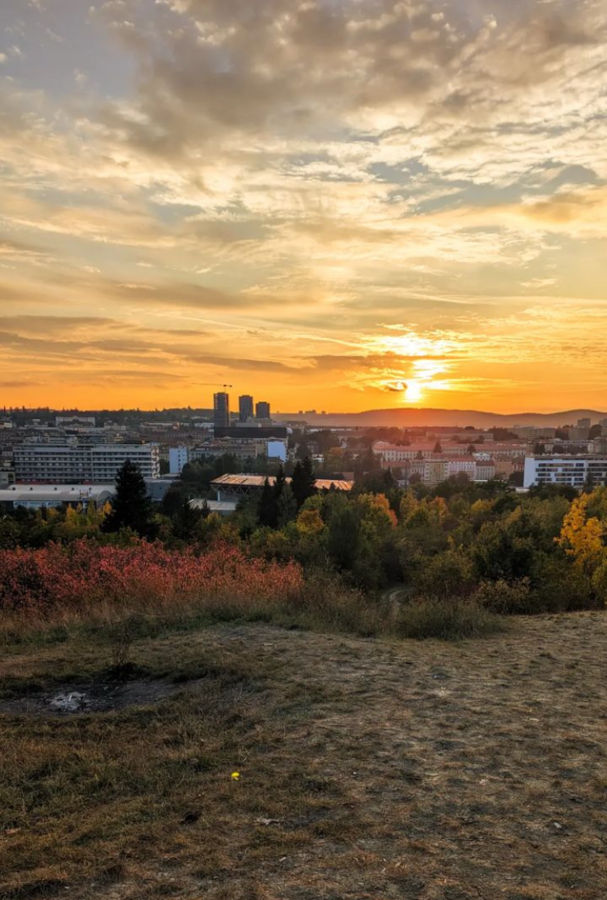
#> input picture 2. vlna/Veľké úlohy/Analýza obrázkov/public_tests/sunrise_sunset/sunrise_sunset0.jpg, 607 x 900 px
$ python histogram.py
#> lines starting #> are read from the running program, lines starting #| are printed output that depends on the picture
import cv2
import matplotlib.pyplot as plt

def generate_histogram(image_path):
    # Read the image
    img = cv2.imread(image_path, 0)  # 0 for grayscale, 1 for color
#> img: shape (900, 607); min 0, max 255, mean 117
    cv2. imshow('image', img)
    # Calculate histogram
    hist = cv2.calcHist([img], [0], None, [256], [0, 256])
#> hist = 256 values, max 5061 at index 56, min 48 at index 255, mean 2134

    # Plot the histogram
    plt.plot(hist)
    plt.title('Histogram')
    plt.xlabel('Pixel Value')
    plt.ylabel('Frequency')
    plt.show()
#> figure, not shown here; curve peaks at x = 56, y = 5061

# Example usage
image_path = 'public_tests/sunrise_sunset/sunrise_sunset0.jpg'
generate_histogram(image_path)
image_path = 'public_tests/sunrise_sunset/sunrise_sunset1.jpg'
generate_histogram(image_path)
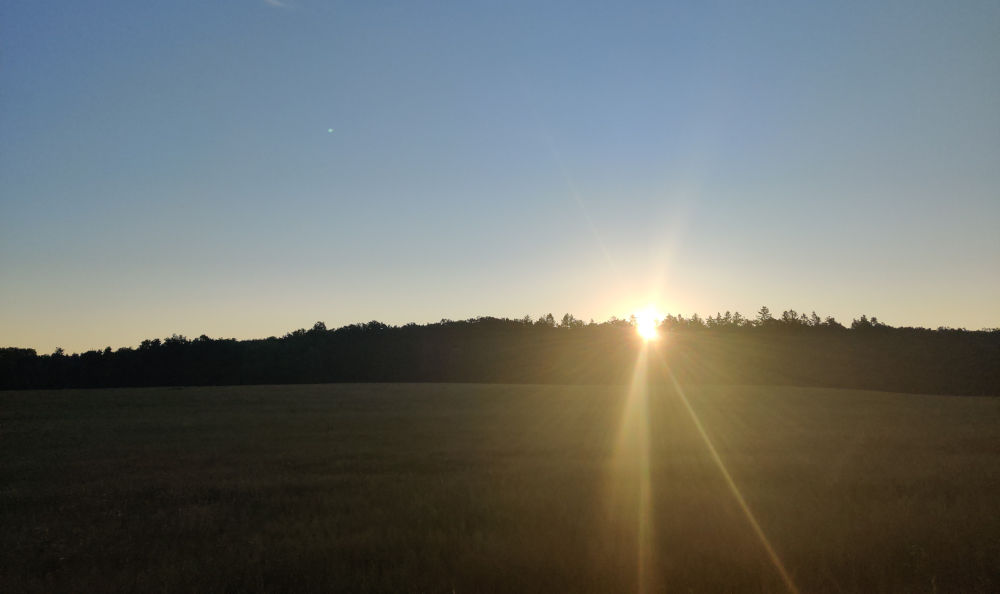
#> input picture 2. vlna/Veľké úlohy/Analýza obrázkov/public_tests/sunrise_sunset/sunrise_sunset1.jpg, 1000 x 594 px
#> in generate_histogram (call 2), `hist = cv2.calcHist([img], [0], None, [256], [0, 256])`: hist = 256 values, max 8555 at index 139, min 0 at index 1, mean 2320.3
image_path = 'public_tests/sunrise_sunset/sunrise_sunset2.jpg'
generate_histogram(image_path)
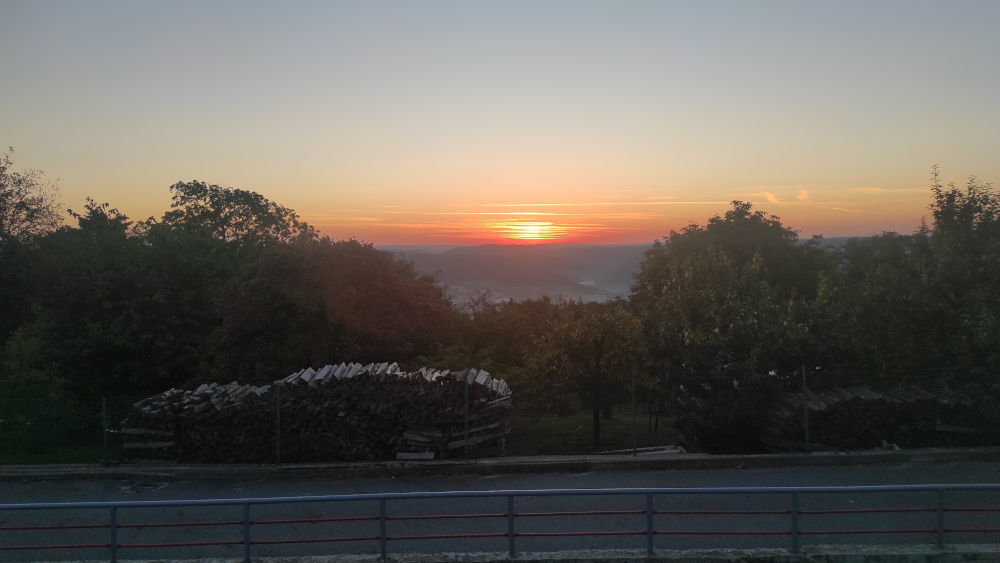
#> input picture 2. vlna/Veľké úlohy/Analýza obrázkov/public_tests/sunrise_sunset/sunrise_sunset2.jpg, 1000 x 563 px
#> in generate_histogram (call 3), `hist = cv2.calcHist([img], [0], None, [256], [0, 256])`: hist = 256 values, max 9421 at index 43, min 1 at index 3, mean 2199.2
image_path = 'public_tests/sunrise_sunset/sunrise_sunset3.jpg'
generate_histogram(image_path)
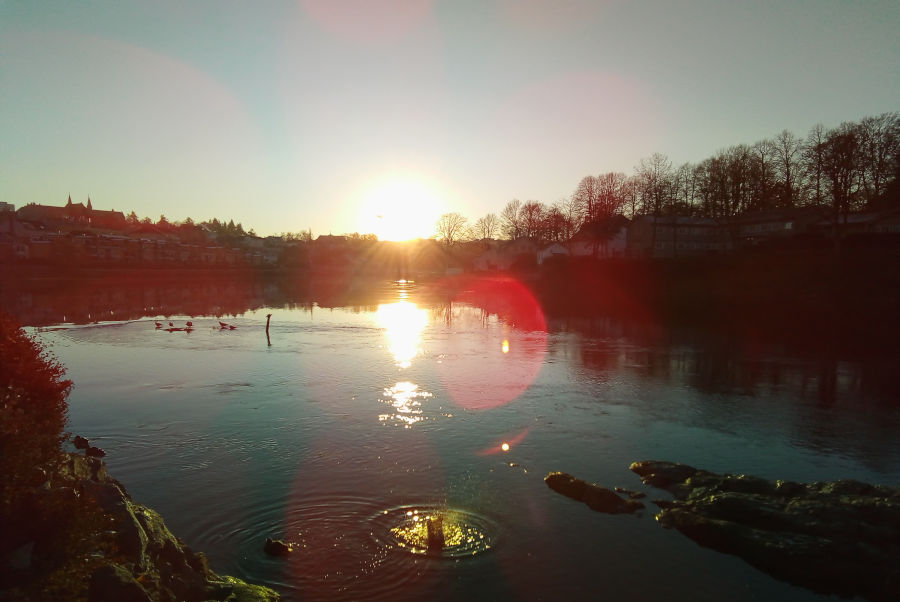
#> input picture 2. vlna/Veľké úlohy/Analýza obrázkov/public_tests/sunrise_sunset/sunrise_sunset3.jpg, 900 x 602 px
#> in generate_histogram (call 4), `hist = cv2.calcHist([img], [0], None, [256], [0, 256])`: hist = 256 values, max 8394 at index 26, min 0 at index 1, mean 2116.4
image_path = 'public_tests/sunrise_sunset/sunrise_sunset4.jpg'
generate_histogram(image_path)
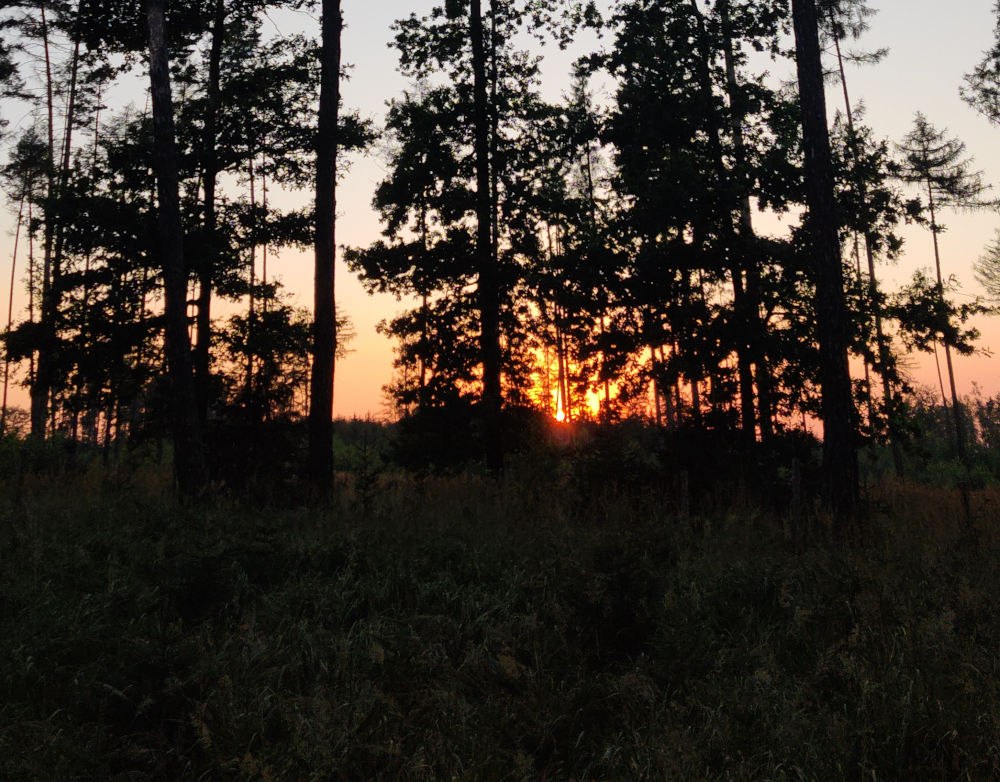
#> input picture 2. vlna/Veľké úlohy/Analýza obrázkov/public_tests/sunrise_sunset/sunrise_sunset4.jpg, 1000 x 782 px
#> in generate_histogram (call 5), `hist = cv2.calcHist([img], [0], None, [256], [0, 256])`: hist = 256 values, max 33722 at index 7, min 17 at index 254, mean 3054.7
image_path = 'public_tests/sunrise_sunset/sunrise_sunset5.jpg'
generate_histogram(image_path)
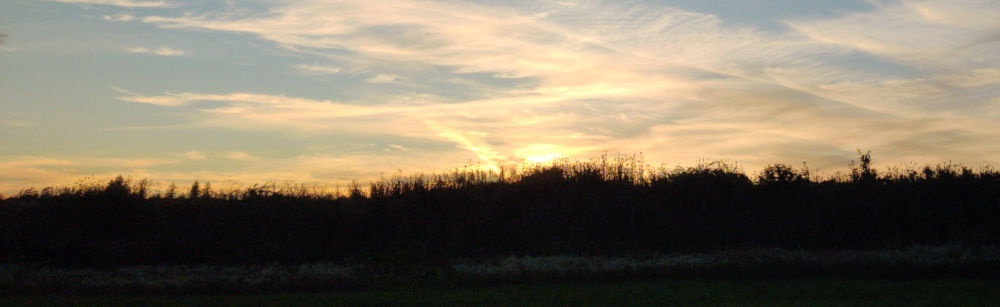
#> input picture 2. vlna/Veľké úlohy/Analýza obrázkov/public_tests/sunrise_sunset/sunrise_sunset5.jpg, 1000 x 307 px
#> in generate_histogram (call 6), `img = cv2.imread(image_path, 0)`:
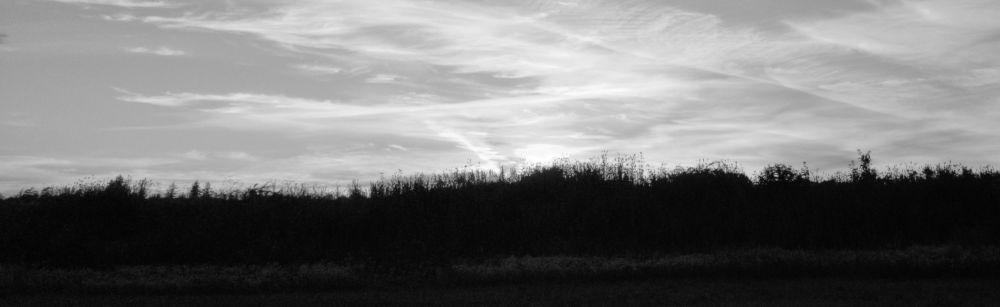
#> img: shape (307, 1000); min 0, max 255, mean 116.4
#> in generate_histogram (call 6), `hist = cv2.calcHist([img], [0], None, [256], [0, 256])`: hist = 256 values, max 14161 at index 9, min 8 at index 0, mean 1199.2


image_path = 'public_tests/midday/midday0.jpg'
generate_histogram(image_path)
#> in generate_histogram (call 7), `hist = cv2.calcHist([img], [0], None, [256], [0, 256])`: hist = 256 values from 0 to 0
#> in generate_histogram (call 7), `plt.show()`:
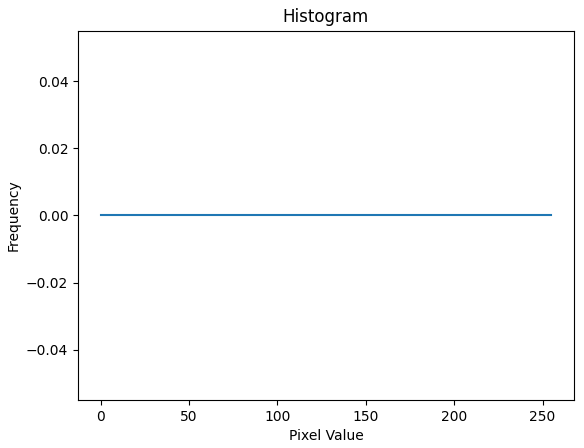
#> figure drawn by matplotlib, 1 panel
image_path = 'public_tests/midday/midday1.jpg'
generate_histogram(image_path)
image_path = 'public_tests/midday/midday2.jpg'
generate_histogram(image_path)
image_path = 'public_tests/midday/midday3.jpg'
generate_histogram(image_path)
image_path = 'public_tests/midday/midday4.jpg'
generate_histogram(image_path)
image_path = 'public_tests/midday/midday5.jpg'
generate_histogram(image_path)


image_path = 'public_tests/night/night0.jpg'

image_path = 'public_tests/night/night1.jpg'

image_path = 'public_tests/night/night2.jpg'

image_path = 'public_tests/night/night3.jpg'

image_path = 'public_tests/night/night4.jpg'

image_path = 'public_tests/night/night5.jpg'


"""
generate_histogram(image_path)
"""
